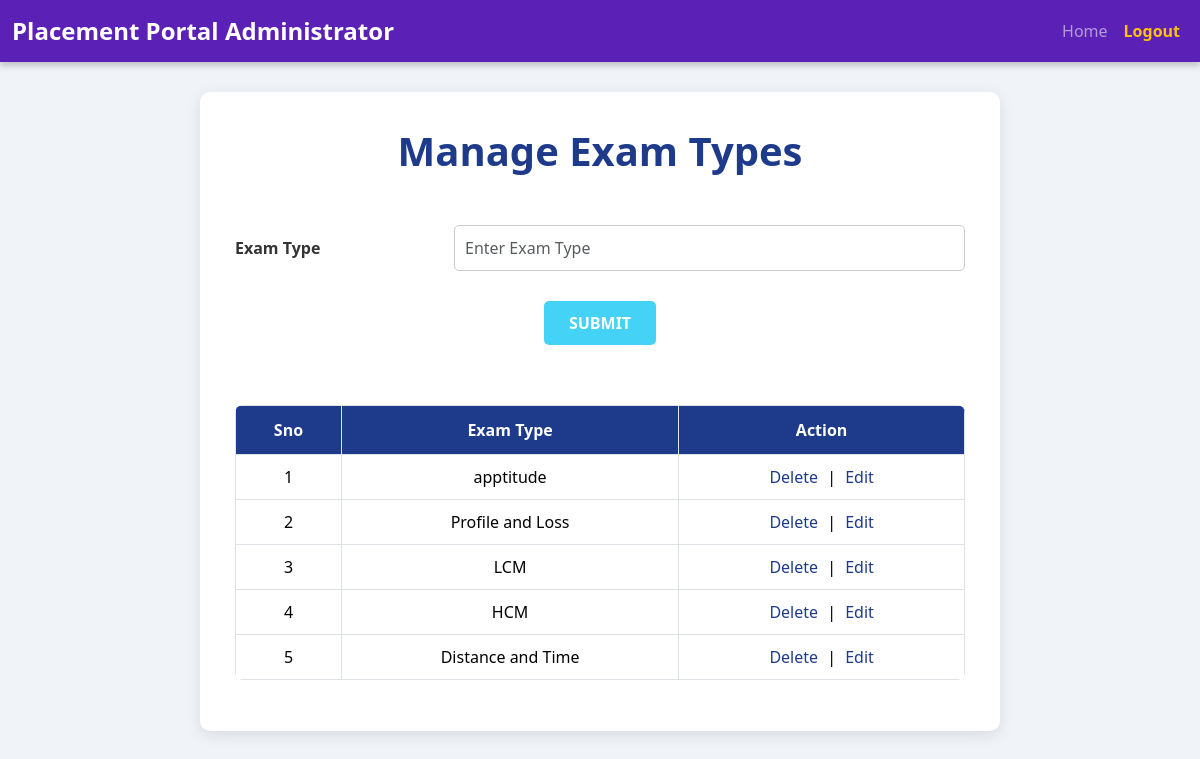
The page /logical/examtype/ on the database its author committed.
### logical/models.py (models this page shows)
class tbl_examtype(models.Model):
    examtype_name=models.CharField(max_length=50)

### logical/views.py (the view)
# urls.py: path('examtype/',views.examtype,name="examtype"),
def examtype(request):
    data=tbl_examtype.objects.all()
    if request.method=="POST":
        examtype=request.POST.get('txt_exam')
        tbl_examtype.objects.create(
            examtype_name=examtype,
        )
        return render(request,'logical/Examtype.html',{'data':data})
    else:
        return render(request,'logical/Examtype.html',{'data':data})

### logical/Templates/logical/Examtype.html (shortened to what this page needs)
{% extends 'Admin/JobPost.html' %}
{% load static %}
{% block content %}
<!DOCTYPE html>
<html lang="en">
<head>
    <link href="https://cdn.jsdelivr.net/npm/bootstrap@5.3.3/dist/css/bootstrap.min.css" rel="stylesheet">
</head>
<body><br><br><br>
    <div class="page-container">
        <h1>Manage Exam Types</h1>
        <form method="post" action="">
            <table class="form-table" align="center">
                <tr>
                    <td>Exam Type</td>
                    <td>
                        <input type="text" name="txt_exam" value="{{edit.examtype_name}}" placeholder="Enter Exam Type" class="form-control">
                    </td>
                </tr>
                <tr>
                    <td colspan="2" align="center">
                        <input type="submit" name="btnsubmit" class="btn btn-primary btn-submit" value="SUBMIT">
                    </td>
                </tr>
            </table>
        </form>
        <table class="table table-bordered data-table" align="center">
            <thead>
                <tr>
                    <th>Sno</th>
                    <th>Exam Type</th>
                    <th>Action</th>
                </tr>
            </thead>
            <tbody>
                {% for i in data %}
                <tr>
                    <td>{{forloop.counter}}</td>
                    <td>{{i.examtype_name}}</td>
                    <td>
                        <a href="{% url 'Logical:deletedexamtype' i.id %}">Delete</a>
                        |
                        <a href="{% url 'Logical:editexamtype' i.id %}">Edit</a>
                    </td>
                </tr>
               {% endfor %}
            </tbody>
        </table>
    </div>
</body>
</html>
{% endblock %}

### Admin/Templates/admin/JobPost.html (style rules this page uses)
body { background-color: #f8f9fa; padding-top: 90px; padding-bottom: 50px; }

### logical/Templates/logical/Examtype.html (style rules this page uses)
body { font-family: 'Segoe UI', Tahoma, Geneva, Verdana, sans-serif; background-color: #f0f4f8; padding: 20px; }
.page-container { max-width: 800px; margin: 0 auto; background-color: #ffffff; padding: 35px; border-radius: 10px; box-shadow: 0 4px 15px rgba(0, 0, 0, 0.1); }
h1 { color: #1e3a8a; text-align: center; margin-bottom: 30px; font-weight: 700; }
.form-table { width: 100%; margin-bottom: 40px; border-collapse: separate; border-spacing: 0 10px; }
.form-table td { padding: 10px 0; vertical-align: middle; }
.form-table tr:first-child td:first-child { font-weight: 600; color: #333; width: 30%; }
.form-table input[type="text"] { width: 100%; padding: 10px; border: 1px solid #ccc; border-radius: 5px; transition: border-color 0.3s; }
.data-table { margin-top: 20px; border-radius: 8px; overflow: hidden; width: 100%; }
.data-table th { background-color: #1e3a8a; color: white; font-weight: 600; text-align: center; padding: 12px 10px; }
.data-table td { text-align: center; padding: 10px; vertical-align: middle; }
.data-table tr:nth-child(even) { background-color: #f7f7f7; }
.data-table a { color: #1e3a8a; text-decoration: none; margin: 0 5px; transition: color 0.3s; }
.btn-submit { background-color: #44d2f6 !important; color: white !important; border: none; padding: 10px 25px; border-radius: 5px; font-weight: 600; cursor: pointer; transition: background-color 0.3s ease; }

### rows shown on the page
tbl_examtype: examtype_name "apptitude"
tbl_examtype: examtype_name "Profile and Loss"
tbl_examtype: examtype_name "LCM"
tbl_examtype: examtype_name "HCM"
tbl_examtype: examtype_name "Distance and Time"
